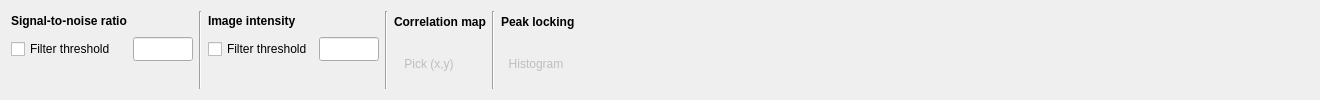
      <widget class="QWidget" name="tab">
       <attribute name="title">
        <string>Data Quality</string>
       </attribute>
       <layout class="QGridLayout" name="gridLayout_20">
        <item row="0" column="0" rowspan="2">
         <layout class="QGridLayout" name="gridLayout_9">
          <item row="0" column="0">
           <widget class="QLabel" name="label_37">
            <property name="minimumSize">
             <size>
              <width>0</width>
              <height>20</height>
             </size>
            </property>
            <property name="font">
             <font>
              <weight>75</weight>
              <bold>true</bold>
             </font>
            </property>
            <property name="text">
             <string>Signal-to-noise ratio</string>
            </property>
           </widget>
          </item>
          <item row="0" column="1">
           <spacer name="horizontalSpacer_16">
            <property name="orientation">
             <enum>Qt::Horizontal</enum>
            </property>
            <property name="sizeHint" stdset="0">
             <size>
              <width>40</width>
              <height>20</height>
             </size>
            </property>
           </spacer>
          </item>
          <item row="1" column="0">
           <widget class="QCheckBox" name="filterSNRCheck">
            <property name="minimumSize">
             <size>
              <width>0</width>
              <height>24</height>
             </size>
            </property>
            <property name="maximumSize">
             <size>
              <width>16777215</width>
              <height>24</height>
             </size>
            </property>
            <property name="text">
             <string>Filter threshold</string>
            </property>
           </widget>
          </item>
          <item row="1" column="1">
           <widget class="QLineEdit" name="snrEdit">
            <property name="minimumSize">
             <size>
              <width>60</width>
              <height>24</height>
             </size>
            </property>
            <property name="maximumSize">
             <size>
              <width>60</width>
              <height>16777215</height>
             </size>
            </property>
            <property name="alignment">
             <set>Qt::AlignRight|Qt::AlignTrailing|Qt::AlignVCenter</set>
            </property>
           </widget>
          </item>
         </layout>
        </item>
        <item row="0" column="1" rowspan="3">
         <widget class="Line" name="line_10">
          <property name="orientation">
           <enum>Qt::Vertical</enum>
          </property>
         </widget>
        </item>
        <item row="0" column="2" rowspan="2">
         <layout class="QGridLayout" name="gridLayout_12">
          <item row="0" column="0">
           <widget class="QLabel" name="label_41">
            <property name="minimumSize">
             <size>
              <width>0</width>
              <height>20</height>
             </size>
            </property>
            <property name="font">
             <font>
              <weight>75</weight>
              <bold>true</bold>
             </font>
            </property>
            <property name="text">
             <string>Image intensity</string>
            </property>
           </widget>
          </item>
          <item row="0" column="1">
           <spacer name="horizontalSpacer_17">
            <property name="orientation">
             <enum>Qt::Horizontal</enum>
            </property>
            <property name="sizeHint" stdset="0">
             <size>
              <width>40</width>
              <height>20</height>
             </size>
            </property>
           </spacer>
          </item>
          <item row="1" column="0">
           <widget class="QCheckBox" name="filterIntCheck">
            <property name="minimumSize">
             <size>
              <width>0</width>
              <height>24</height>
             </size>
            </property>
            <property name="maximumSize">
             <size>
              <width>16777215</width>
              <height>24</height>
             </size>
            </property>
            <property name="text">
             <string>Filter threshold</string>
            </property>
           </widget>
          </item>
          <item row="1" column="1">
           <widget class="QLineEdit" name="intensityEdit">
            <property name="minimumSize">
             <size>
              <width>60</width>
              <height>24</height>
             </size>
            </property>
            <property name="maximumSize">
             <size>
              <width>60</width>
              <height>24</height>
             </size>
            </property>
            <property name="alignment">
             <set>Qt::AlignRight|Qt::AlignTrailing|Qt::AlignVCenter</set>
            </property>
           </widget>
          </item>
         </layout>
        </item>
        <item row="0" column="3" rowspan="3">
         <widget class="Line" name="line_12">
          <property name="orientation">
           <enum>Qt::Vertical</enum>
          </property>
         </widget>
        </item>
        <item row="0" column="4">
         <widget class="QLabel" name="label_38">
          <property name="minimumSize">
           <size>
            <width>0</width>
            <height>20</height>
           </size>
          </property>
          <property name="font">
           <font>
            <weight>75</weight>
            <bold>true</bold>
           </font>
          </property>
          <property name="text">
           <string>Correlation map</string>
          </property>
         </widget>
        </item>
        <item row="0" column="5" rowspan="3">
         <widget class="Line" name="line_11">
          <property name="orientation">
           <enum>Qt::Vertical</enum>
          </property>
         </widget>
        </item>
        <item row="0" column="6">
         <widget class="QLabel" name="label_42">
          <property name="minimumSize">
           <size>
            <width>0</width>
            <height>20</height>
           </size>
          </property>
          <property name="font">
           <font>
            <weight>75</weight>
            <bold>true</bold>
           </font>
          </property>
          <property name="text">
           <string>Peak locking</string>
          </property>
         </widget>
        </item>
        <item row="1" column="4" rowspan="2">
         <widget class="QToolButton" name="corrMapPickButton">
          <property name="enabled">
           <bool>false</bool>
          </property>
          <property name="minimumSize">
           <size>
            <width>70</width>
            <height>50</height>
           </size>
          </property>
          <property name="maximumSize">
           <size>
            <width>70</width>
            <height>50</height>
           </size>
          </property>
          <property name="text">
           <string>Pick (x,y)</string>
          </property>
          <property name="icon">
           <iconset resource="../share/icons/icons.qrc">
            <normaloff>:/icons/edit-node.png</normaloff>:/icons/edit-node.png</iconset>
          </property>
          <property name="iconSize">
           <size>
            <width>25</width>
            <height>25</height>
           </size>
          </property>
          <property name="toolButtonStyle">
           <enum>Qt::ToolButtonTextUnderIcon</enum>
          </property>
          <property name="autoRaise">
           <bool>true</bool>
          </property>
         </widget>
        </item>
        <item row="1" column="6" rowspan="2">
         <widget class="QToolButton" name="histButton">
          <property name="enabled">
           <bool>false</bool>
          </property>
          <property name="minimumSize">
           <size>
            <width>70</width>
            <height>50</height>
           </size>
          </property>
          <property name="maximumSize">
           <size>
            <width>70</width>
            <height>50</height>
           </size>
          </property>
          <property name="text">
           <string>Histogram</string>
          </property>
          <property name="icon">
           <iconset resource="../share/icons/icons.qrc">
            <normaloff>:/icons/hist.png</normaloff>:/icons/hist.png</iconset>
          </property>
          <property name="iconSize">
           <size>
            <width>25</width>
            <height>25</height>
           </size>
          </property>
          <property name="toolButtonStyle">
           <enum>Qt::ToolButtonTextUnderIcon</enum>
          </property>
          <property name="autoRaise">
           <bool>true</bool>
          </property>
         </widget>
        </item>
        <item row="2" column="7">
         <spacer name="horizontalSpacer_4">
          <property name="orientation">
           <enum>Qt::Horizontal</enum>
          </property>
          <property name="sizeHint" stdset="0">
           <size>
            <width>734</width>
            <height>20</height>
           </size>
          </property>
         </spacer>
        </item>
        <item row="2" column="0">
         <spacer name="verticalSpacer">
          <property name="orientation">
           <enum>Qt::Vertical</enum>
          </property>
          <property name="sizeHint" stdset="0">
           <size>
            <width>20</width>
            <height>7</height>
           </size>
          </property>
         </spacer>
        </item>
        <item row="2" column="2">
         <spacer name="verticalSpacer_3">
          <property name="orientation">
           <enum>Qt::Vertical</enum>
          </property>
          <property name="sizeHint" stdset="0">
           <size>
            <width>20</width>
            <height>7</height>
           </size>
          </property>
         </spacer>
        </item>
       </layout>
      </widget>
